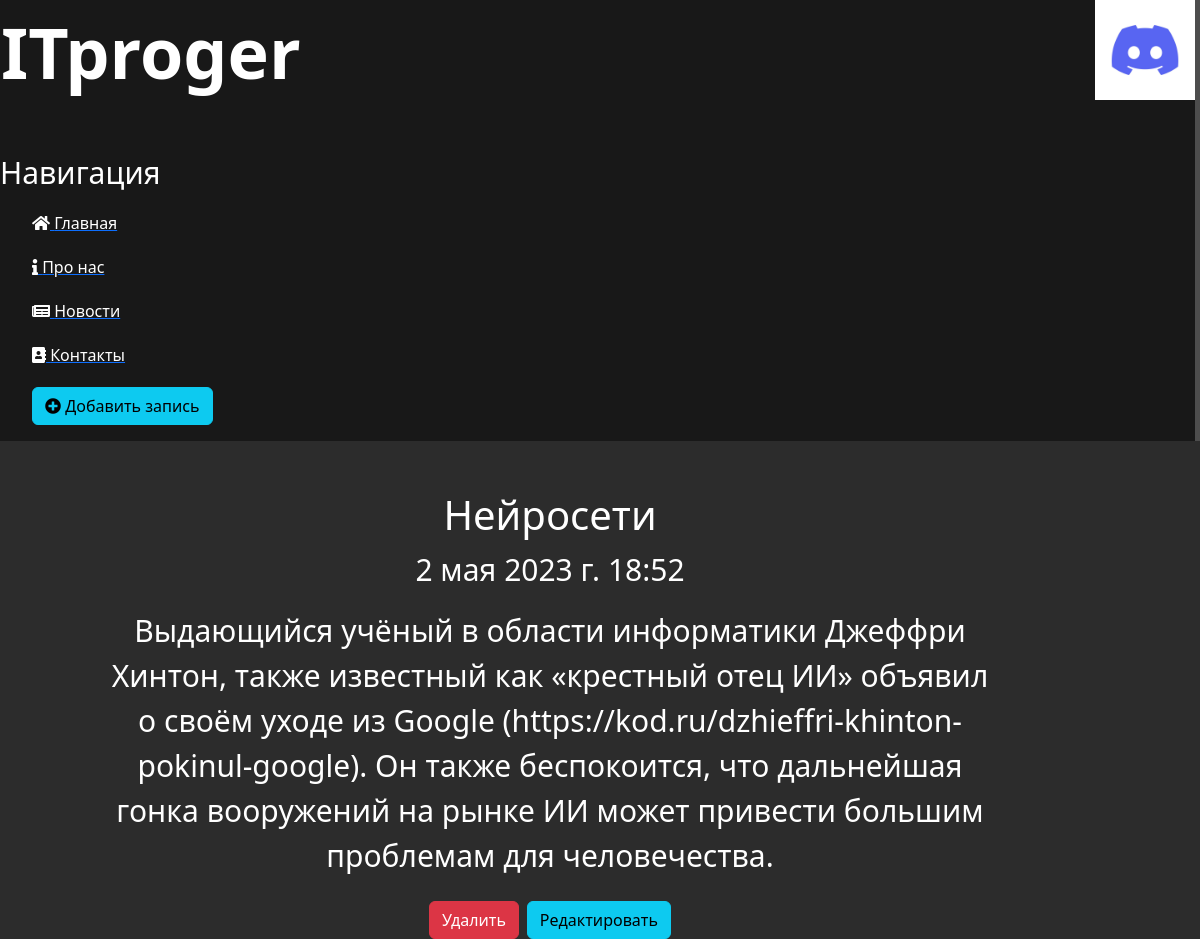
Before: /news/3 with the older database file.
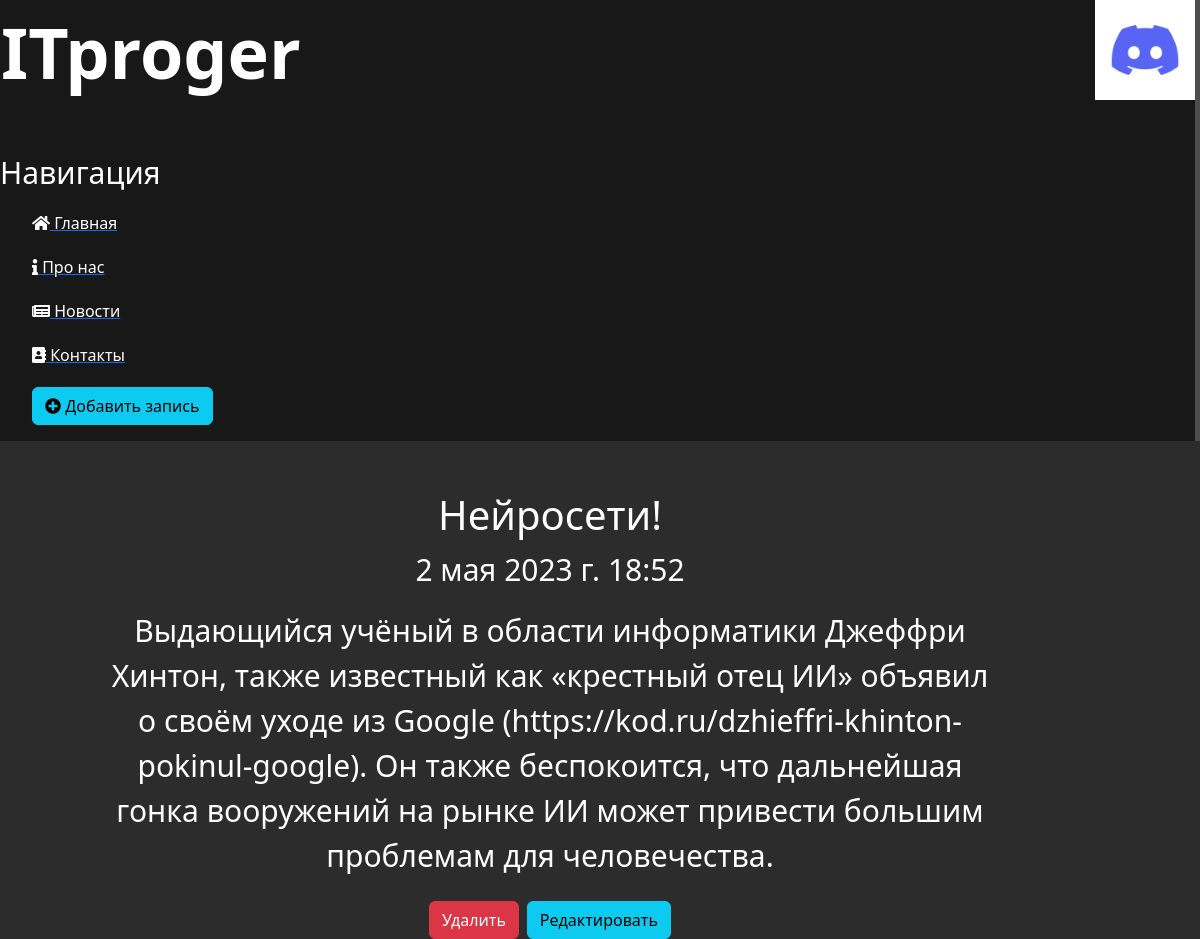
After: the same page with the newer database file.
### news/models.py (models this page shows, shortened)
class Articles(models.Model):
    title = models.CharField('Название', max_length=50)
    anons = models.CharField('Анонс', max_length=250)
    full_text = models.TextField('Статья')
    date = models.DateTimeField('Дата публикации')
    class Meta:
        verbose_name = 'Новость'
        verbose_name_plural = 'Новости'

### news/views.py (the view)
# urls.py: path('<int:pk>', views.NewsDetailView.as_view(), name='news-detail'),
class NewsDetailView(DetailView):
    model = Articles
    template_name = 'news/details_view.html'
    context_object_name = 'article'

### news/templates/news/details_view.html (shortened to what this page needs)
{% extends  'main/layout.html' %}
{% block content %}
    <div class="features">
        <h1>{{ article.title }}</h1>
        <p>{{ article.date }}</p>
        <p>{{ article.full_text }}</p>
        <a href="{% url 'news-delete' article.id %}" class="btn btn-danger"> Удалить</a>
        <a href="{% url 'news-update' article.id %}" class="btn btn-info"> Редактировать</a>
    </div>
{% endblock %}

Changed rows visible on the page:
changed Articles: title "Нейросети" → "Нейросети!"
